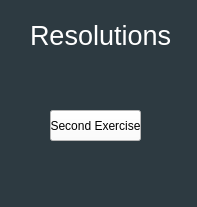
<?xml version="1.0" encoding="UTF-8"?>
<ui version="4.0">
 <class>main</class>
 <widget class="QMainWindow" name="main">
  <property name="geometry">
   <rect>
    <x>0</x>
    <y>0</y>
    <width>197</width>
    <height>207</height>
   </rect>
  </property>
  <property name="windowTitle">
   <string>Main</string>
  </property>
  <property name="styleSheet">
   <string notr="true">background-color: rgb(45, 58, 65);</string>
  </property>
  <widget class="QWidget" name="centralwidget">
   <widget class="QPushButton" name="second">
    <property name="geometry">
     <rect>
      <x>50</x>
      <y>110</y>
      <width>91</width>
      <height>31</height>
     </rect>
    </property>
    <property name="styleSheet">
     <string notr="true">background-color: rgb(255, 255, 255);
color: rgb(0, 0, 0);</string>
    </property>
    <property name="text">
     <string>Second Exercise</string>
    </property>
   </widget>
   <widget class="QLabel" name="label">
    <property name="geometry">
     <rect>
      <x>30</x>
      <y>10</y>
      <width>141</width>
      <height>51</height>
     </rect>
    </property>
    <property name="font">
     <font>
      <pointsize>20</pointsize>
     </font>
    </property>
    <property name="styleSheet">
     <string notr="true">color:white;</string>
    </property>
    <property name="text">
     <string>Resolutions</string>
    </property>
   </widget>
  </widget>
  <action name="action1">
   <property name="text">
    <string>1</string>
   </property>
  </action>
  <action name="action2">
   <property name="text">
    <string>2</string>
   </property>
  </action>
  <action name="action1_2">
   <property name="text">
    <string>1</string>
   </property>
  </action>
  <action name="action2_2">
   <property name="text">
    <string>2</string>
   </property>
  </action>
 </widget>
 <resources/>
 <connections/>
</ui>
